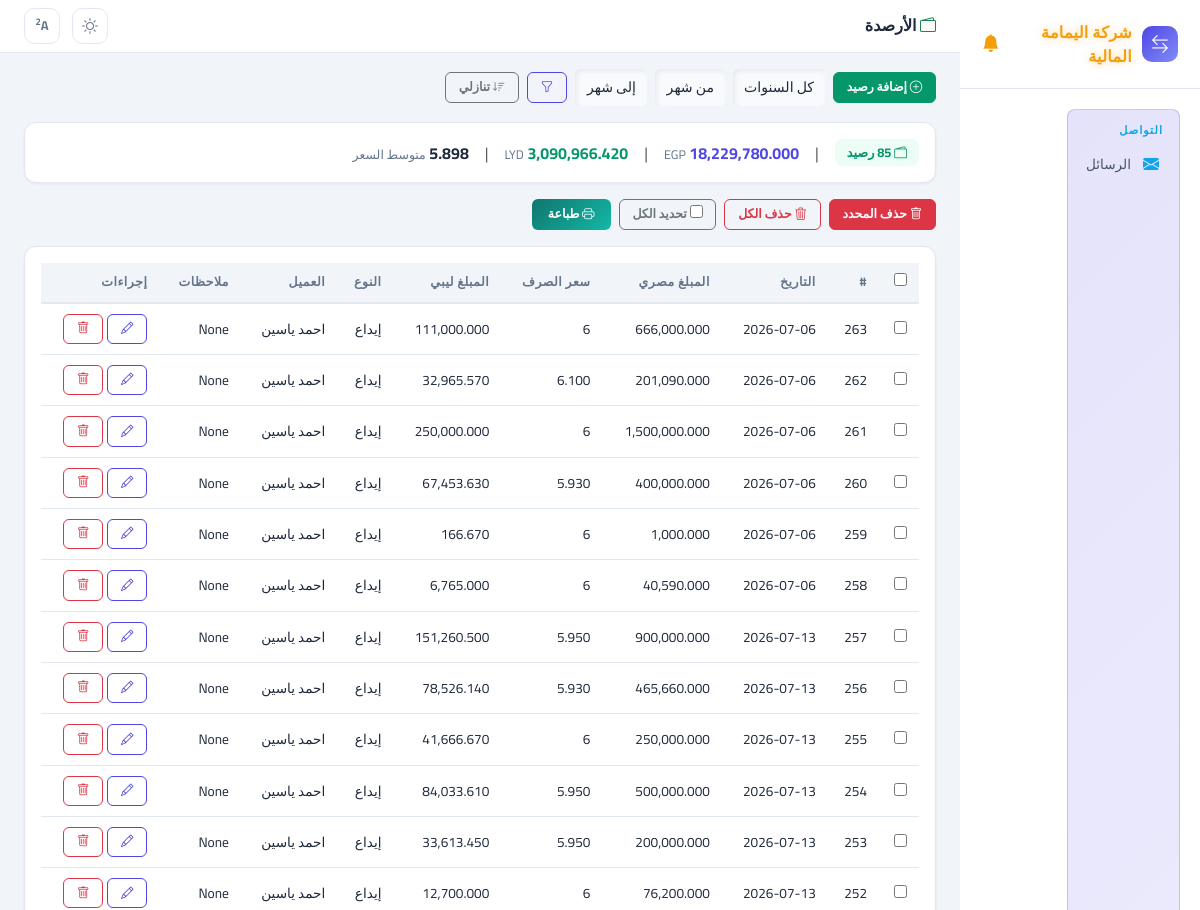
Page /capital/ (upper part) on the earlier database version.
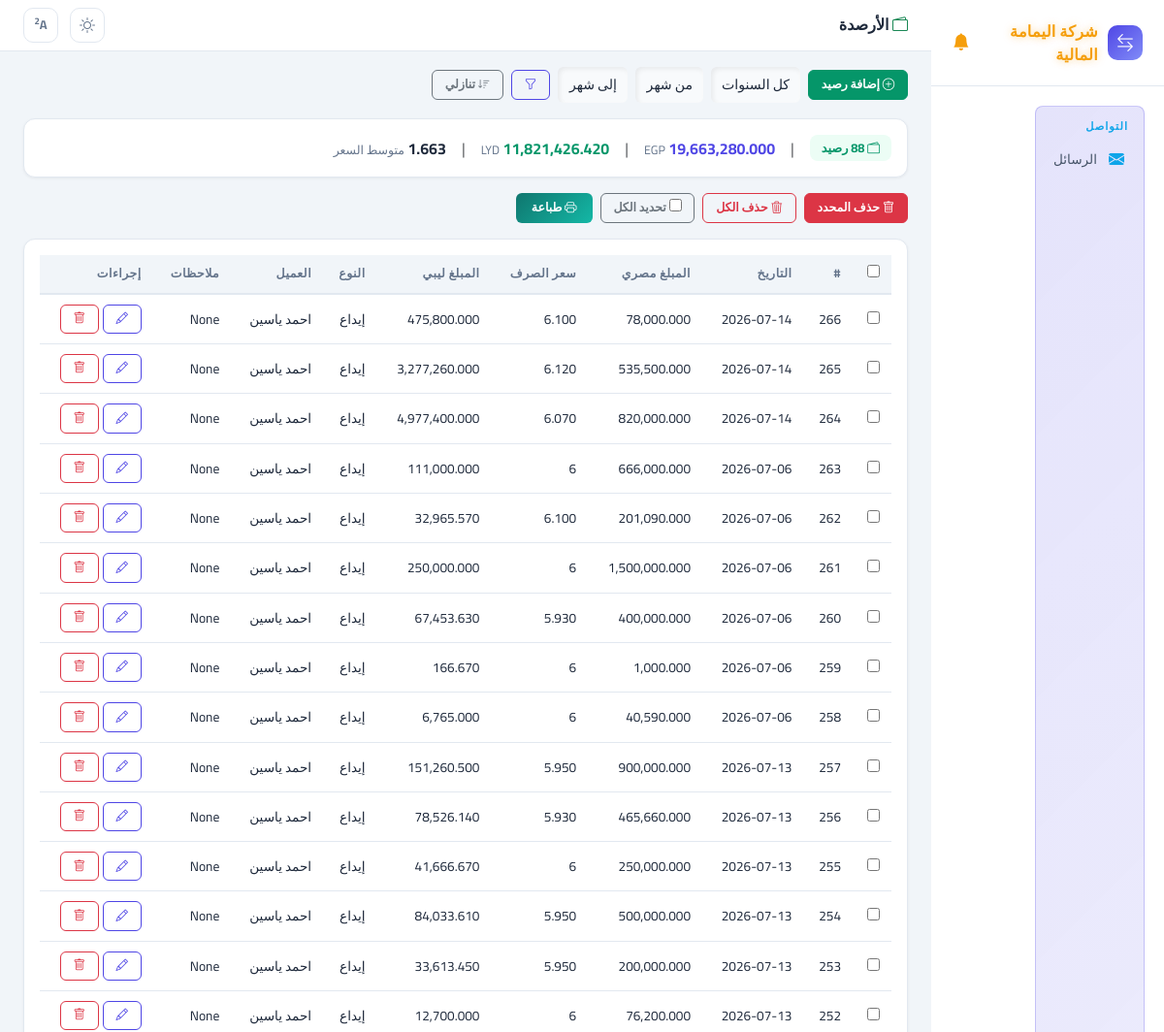
Same page on the later database version.
### access_app/models.py (models this page shows, shortened)
class Capital(models.Model):
    cash_in = models.FloatField(verbose_name="وارد نقدي", null=True, blank=True)
    libyan_cash = models.FloatField(verbose_name="نقدي ليبي", null=True, blank=True)
    date = models.DateField(verbose_name="التاريخ", null=True, blank=True)
    in_type = models.CharField(max_length=200, verbose_name="نوع الإيداع", null=True, blank=True)
    from_source = models.ForeignKey(FromSource, on_delete=models.SET_NULL, null=True, blank=True, verbose_name="من")
    exchange_rate = models.FloatField(verbose_name="سعر الصرف", null=True, blank=True)
    balance_type = models.ForeignKey(BalanceType, on_delete=models.SET_NULL, null=True, blank=True, verbose_name="نوع الرصيد")
    remarks = models.TextField(verbose_name="ملاحظات", null=True, blank=True)
    client = models.ForeignKey("ClientBalance", on_delete=models.SET_NULL, null=True, blank=True, verbose_name="رصيد من")
    class Meta:
        verbose_name = "رصيد"
        verbose_name_plural = "الأرصدة"

class ClientBalance(models.Model):
    name = models.CharField(max_length=200, verbose_name="الاسم")
    phone = models.CharField(max_length=20, verbose_name="رقم الهاتف", blank=True, null=True)
    egp_balance = models.FloatField(verbose_name="الرصيد المصري", default=0)
    lyd_balance = models.FloatField(verbose_name="الرصيد الليبي", default=0)
    last_updated = models.DateTimeField(verbose_name="آخر تحديث", auto_now=True)
    class Meta:
        verbose_name = "رصيد عميل"
        verbose_name_plural = "أرصدة العملاء"

### access_app/views.py (the view, shortened to what this page needs)
# urls.py: path('capital/', views.capital_list, name='capital_list'),
def capital_list(request):
    order = request.GET.get("order", "desc")
    order_field = "-id" if order == "desc" else "id"
    qs = Capital.objects.select_related("client", "from_source").all().order_by(order_field)
    q = request.GET.get("q", "").strip()
    date_from = request.GET.get("date_from", "").strip()
    date_to = request.GET.get("date_to", "").strip()
    client_id = request.GET.get("client", "").strip()
    year = request.GET.get("year", "").strip()
    month_from = request.GET.get("month_from", "").strip()
    month_to = request.GET.get("month_to", "").strip()
    if date_from:
        qs = qs.filter(date__gte=date_from)
    if date_to:
        qs = qs.filter(date__lte=date_to)
    if client_id:
        qs = qs.filter(client_id=client_id)
    if year:
        qs = qs.filter(date__year=year)
    if month_from:
        qs = qs.filter(date__month__gte=month_from)
    if month_to:
        qs = qs.filter(date__month__lte=month_to)
    agg = qs.aggregate(
        total_egp=Sum("cash_in"),
        total_lyd=Sum("libyan_cash"),
    )
    total_egp_val = agg["total_egp"] or 0
    total_lyd_val = agg["total_lyd"] or 0
    avg_rate = round(total_egp_val / total_lyd_val, 3) if total_lyd_val else 0
    filtered_count = qs.count()
    total_count = Capital.objects.count()
    clients = ClientBalance.objects.all().order_by("name")
    is_filtered = bool(q or date_from or date_to or client_id or year or month_from or month_to)
    return render(request, "capital_list.html", {
        "title": "الأرصدة",
        "capitals": qs,
        "clients": clients,
        "q": q,
        "date_from": date_from,
        "date_to": date_to,
        "selected_client": client_id,
        "selected_year": year,
        "selected_month_from": month_from,
        "selected_month_to": month_to,
        "total_egp": total_egp_val,
        "total_lyd": total_lyd_val,
        "avg_rate": avg_rate,
        "order": order,
        "filtered_count": filtered_count,
        "total_count": total_count,
        "is_filtered": is_filtered,
    })

### access_app/context_processors.py (called while the page is built, shortened)
def carryover_reminder(request):
    now = datetime.now()
    prev_year = now.year - 1 if now.month == 1 else now.year
    prev_month = 12 if now.month == 1 else now.month - 1
    dismissed = request.session.get("carryover_reminder_dismissed")
    if dismissed == f"{prev_year}-{prev_month}":
        return {"carryover_reminder": None}
    clients = ClientBalance.objects.all().order_by("name")
    warning_clients = []
    for client in clients:
        has_data = Capital.objects.filter(
            client=client, date__year=prev_year, date__month=prev_month
        ).exists()
        if not has_data:
            continue
    if not warning_clients:
        return {"carryover_reminder": None}

def current_user_processor(request):
    user_id = request.session.get("user_id")
    if user_id:
        try:
            user = SystemUser.objects.get(id=user_id)
            return {"current_user": user}
        except SystemUser.DoesNotExist:
            pass
    return {"current_user": None}

def import_alerts_processor(request):
    unread = ImportAlert.objects.filter(is_read=False).count()
    return {"import_alerts_unread": unread}

### access_app/templates/capital_list.html (shortened to what the changed rows need)
{% extends "base.html" %}
{% load app_tags %}
{% load l10n %}
{% block content %}
<div class="stat-card p-3 mb-3">
    <div class="d-flex gap-3 flex-wrap align-items-center">
        {% if is_filtered %}
        <span style="background:var(--warning-bg);color:var(--warning);padding:4px 12px;border-radius:8px;font-size:.8rem;font-weight:700">
            <i class="bi bi-funnel-fill"></i> فلتر: {{ filtered_count }} من {{ total_count }} رصيد
        </span>
        <span class="text-muted">|</span>
        {% else %}
        <span style="background:#ecfdf5;color:#059669;padding:4px 12px;border-radius:8px;font-size:.8rem;font-weight:700">
            <i class="bi bi-wallet2"></i> {{ total_count }} رصيد
        </span>
        <span class="text-muted">|</span>
        {% endif %}
        <span><strong style="color:var(--primary)">{{ total_egp|fmt }}</strong> <span style="font-size:.78rem;color:var(--text-muted)">EGP</span></span>
        <span class="text-muted">|</span>
        <span><strong style="color:var(--success)">{{ total_lyd|fmt }}</strong> <span style="font-size:.78rem;color:var(--text-muted)">LYD</span></span>
        <span class="text-muted">|</span>
        <span><strong>{{ avg_rate|floatformat:"-3u" }}</strong> <span style="font-size:.78rem;color:var(--text-muted)">متوسط السعر</span></span>
    </div>
</div>
<form id="bulkForm" method="post" action="{% url 'bulk_delete_capital' %}">
    <div class="stat-card p-3">
        <div class="table-responsive">
            <table class="table-app">
                <thead>
                    <tr>
                        <th style="width:40px;"><input type="checkbox" id="selectAllTh" onchange="toggleAll(this)"></th>
                        <th>#</th>
                        <th>التاريخ</th>
                        <th>المبلغ مصري</th>
                        <th>سعر الصرف</th>
                        <th>المبلغ ليبي</th>
                        <th>النوع</th>
                        <th>العميل</th>
                        <th>ملاحظات</th>
                        <th>إجراءات</th>
                    </tr>
                </thead>
                <tbody>
                    {% for c in capitals %}
                    <tr id="{% if forloop.first %}firstRow{% endif %}{% if forloop.last %}lastRow{% endif %}" style="cursor:pointer" onclick="if(event.target.tagName!=='INPUT'&&event.target.tagName!=='A'&&event.target.tagName!=='I'&&!event.target.closest('a'))window.location='{% url 'edit_capital' c.id %}'">
                        <td><input type="checkbox" name="ids" value="{{ c.id }}" class="row-check"></td>
                        <td>{{ c.id }}</td>
                        <td>{{ c.date|date:"Y-m-d" }}</td>
                        <td>{{ c.cash_in|fmt }}</td>
                        <td>{{ c.exchange_rate|floatformat:"-3u" }}</td>
                        <td>{{ c.libyan_cash|fmt }}</td>
                        <td>{{ c.in_type|default:"-" }}</td>
                        <td>{{ c.client.name|default:"-" }}</td>
                        <td>{{ c.remarks|truncatechars:20|default:"" }}</td>
                        <td onclick="event.stopPropagation()">
                            <div class="d-flex gap-1">
                                <a href="{% url 'edit_capital' c.id %}" class="btn btn-outline-primary btn-sm"><i class="bi bi-pencil"></i></a>
                                <a href="{% url 'delete_capital' c.id %}" class="btn btn-outline-danger btn-sm" onclick="return confirm('حذف هذا الرصيد؟')"><i class="bi bi-trash"></i></a>
                            </div>
                        </td>
                    </tr>
                    {% empty %}
                    <tr><td colspan="10" class="text-center text-muted">لا توجد أرصدة</td></tr>
                    {% endfor %}
                </tbody>
            </table>
        </div>
    </div>
</form>
{% endblock %}

Differences in the rows shown:
added Capital: id "266", date "2026-07-14", cash_in|fmt "78,000.000", exchange_rate "6.100", libyan_cash|fmt "475,800.000", in_type "إيداع", client.name "احمد ياسين", remarks "None"
added Capital: id "265", date "2026-07-14", cash_in|fmt "535,500.000", exchange_rate "6.120", libyan_cash|fmt "3,277,260.000", in_type "إيداع", client.name "احمد ياسين", remarks "None"
added Capital: id "264", date "2026-07-14", cash_in|fmt "820,000.000", exchange_rate "6.070", libyan_cash|fmt "4,977,400.000", in_type "إيداع", client.name "احمد ياسين", remarks "None"
Other differences:
{{ total_count }}: "85" → "88"
{{ total_egp|fmt }}: "18,229,780.000" → "19,663,280.000"
{{ total_lyd|fmt }}: "3,090,966.420" → "11,821,426.420"
{{ avg_rate|floatformat:"-3u" }}: "5.898" → "1.663"
